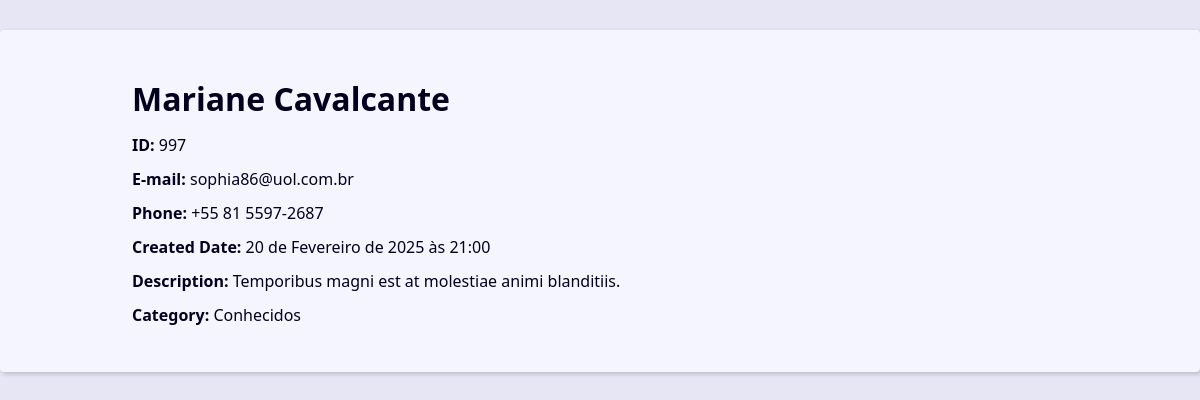
/997/, run on the app's committed database.
### contact/models.py (models this page shows, shortened)
class Contact(models.Model):
  first_name = models.CharField(max_length=50)
  last_name = models.CharField(max_length=50, blank=True)
  phone = models.CharField(max_length=50)
  email = models.EmailField(max_length=100, blank=True)
  create_date = models.DateTimeField(default=timezone.now)
  description = models.TextField(max_length=254, blank=True)
  show = models.BooleanField(default=True)
  picture = models.ImageField(blank=True, upload_to='pictures/%Y/%m')
  category = models.ForeignKey(Category, on_delete=models.SET_NULL, blank=True, null=True)
  owner = models.ForeignKey(User, on_delete=models.SET_NULL, blank=True, null=True)

class Category(models.Model):
  class Meta:
    verbose_name = 'Category'
    verbose_name_plural = 'Categories'
  name = models.CharField(max_length=50)

### contact/views/contact_views.py (the view)
# urls.py: path('<int:contact_id>/', views.contact, name='contact'),
def contact(request, contact_id):
  single_contact = Contact.objects.filter(id=contact_id, show=True).first()
  if single_contact is None:
    raise Http404()
  context = {
    'contact': single_contact
  }
  return render(
    request,
    'contact/pages/contact.html',
    context,
  )

### contact/templates/contact/pages/contact.html
{% extends "global/base.html" %}
{% block content %}
  <div class="single-contact">
    <h1 class="single-contact-name">
      {{contact.first_name}} {{contact.last_name}}
    </h1>
    <p><b>ID: </b> {{contact.id}}</p>
    <p><b>E-mail: </b> {{contact.email}}</p>
    <p><b>Phone: </b> {{contact.phone}}</p>
    <p><b>Created Date: </b> {{contact.create_date}}</p>
    <p><b>Description: </b> {{contact.description}}</p>
    <p><b>Category: </b> {{contact.category.name}}</p>
  </div>
{% endblock content %}

### base_static/global/css/style.css (style rules this page uses)
:root { --spacing: 1.5rem; --link-dark-color: rgb(0, 83, 134); --link-light-color: rgb(156, 217, 255); --clr-white: rgb(245, 245, 255); --clr-black: rgb(0, 0, 30); --clr-light-gray: rgb(230, 230, 245); --clr-dark-shadow-5: rgba(0, 0, 10, 5%); --clr-dark-shadow-10: rgba(0, 0, 10, 10%); --clr-dark-shadow-20: rgba(0, 0, 10, 20%); --clr-light-shadow-5: rgba(200, 200, 255, 5%); --clr-light-shadow-10: rgba(200, 200, 255, 10%); --clr-light-shadow-20: rgba(200, 200, 255, 20%); --main-page-width: 120rem; --table-min-width: 60rem; --biggest-font-size: 5rem; --bigger-font-size: 4rem; --big-font-size: 3.2rem; --medium-font-size: 2.4rem; --small-font-size: 1.6rem; --smaller-font-size: 1.4rem; --smallest-font-size: 1.2rem; --transition-fast: 300ms; --transition-medium: 600ms; --transition-slow: 1s; --default-border-radius: 4px; }
*, *::before, *::after { margin: 0; padding: 0; box-sizing: border-box; }
html { font-size: 62.5%; }
body { font-family: system-ui, -apple-system, BlinkMacSystemFont, 'Segoe UI', Roboto, Oxygen, Ubuntu, Cantarell, 'Open Sans', 'Helvetica Neue', sans-serif; line-height: 1.5; font-size: var(--small-font-size); color: var(--clr-black); -webkit-font-smoothing: antialiased; background: var(--clr-light-gray); }
@media (min-width: 600px) { .single-contact { max-width: 80%; margin: calc(var(--spacing) * 2) auto; } }
.single-contact h1 { margin: 1rem 0; }
.single-contact p { margin: 1rem 0; }

### data on the page
Contact: first_name "Mariane", last_name "Cavalcante", id "997", email "sophia86@uol.com.br", phone "+55 81 5597-2687", create_date "20 de Fevereiro de 2025 às 21:00", description "Temporibus magni est at molestiae animi blanditiis.", category.name "Conhecidos"
